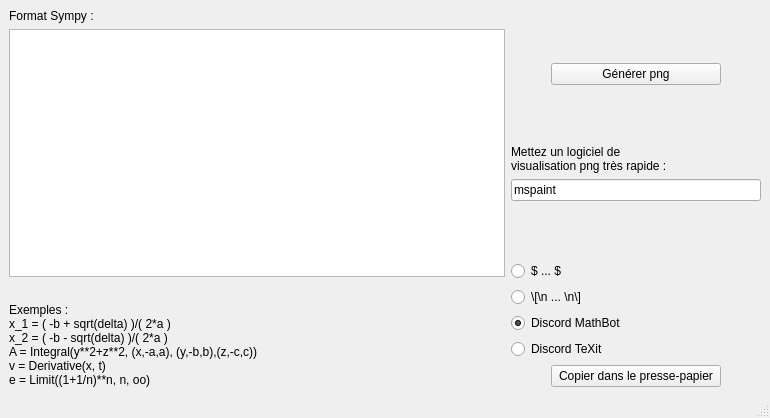
<?xml version="1.0" encoding="UTF-8"?>
<ui version="4.0">
 <class>MainWindow</class>
 <widget class="QMainWindow" name="MainWindow">
  <property name="geometry">
   <rect>
    <x>0</x>
    <y>0</y>
    <width>770</width>
    <height>418</height>
   </rect>
  </property>
  <property name="windowTitle">
   <string>Sympy2LaTeX</string>
  </property>
  <widget class="QWidget" name="centralwidget">
   <layout class="QGridLayout" name="gridLayout">
    <item row="0" column="0">
     <layout class="QHBoxLayout" name="horizontalLayout_4">
      <item>
       <layout class="QVBoxLayout" name="verticalLayout_2">
        <property name="sizeConstraint">
         <enum>QLayout::SetMinimumSize</enum>
        </property>
        <item>
         <widget class="QLabel" name="label_3">
          <property name="text">
           <string>Format Sympy :</string>
          </property>
         </widget>
        </item>
        <item>
         <widget class="QTextEdit" name="inputUser"/>
        </item>
        <item>
         <spacer name="horizontalSpacer_7">
          <property name="orientation">
           <enum>Qt::Horizontal</enum>
          </property>
          <property name="sizeType">
           <enum>QSizePolicy::Expanding</enum>
          </property>
          <property name="sizeHint" stdset="0">
           <size>
            <width>40</width>
            <height>20</height>
           </size>
          </property>
         </spacer>
        </item>
        <item>
         <widget class="QLabel" name="label_2">
          <property name="text">
           <string>Exemples :
x_1 = ( -b + sqrt(delta) )/( 2*a )
x_2 = ( -b - sqrt(delta) )/( 2*a )
A = Integral(y**2+z**2, (x,-a,a), (y,-b,b),(z,-c,c))
v = Derivative(x, t)
e = Limit((1+1/n)**n, n, oo)</string>
          </property>
         </widget>
        </item>
       </layout>
      </item>
      <item>
       <layout class="QVBoxLayout" name="verticalLayout_3">
        <item>
         <spacer name="verticalSpacer_2">
          <property name="orientation">
           <enum>Qt::Vertical</enum>
          </property>
          <property name="sizeHint" stdset="0">
           <size>
            <width>20</width>
            <height>40</height>
           </size>
          </property>
         </spacer>
        </item>
        <item>
         <layout class="QHBoxLayout" name="horizontalLayout_3">
          <item>
           <spacer name="horizontalSpacer">
            <property name="orientation">
             <enum>Qt::Horizontal</enum>
            </property>
            <property name="sizeType">
             <enum>QSizePolicy::Minimum</enum>
            </property>
            <property name="sizeHint" stdset="0">
             <size>
              <width>40</width>
              <height>20</height>
             </size>
            </property>
           </spacer>
          </item>
          <item>
           <widget class="QPushButton" name="generate">
            <property name="text">
             <string>Générer png</string>
            </property>
           </widget>
          </item>
          <item>
           <spacer name="horizontalSpacer_2">
            <property name="orientation">
             <enum>Qt::Horizontal</enum>
            </property>
            <property name="sizeType">
             <enum>QSizePolicy::Minimum</enum>
            </property>
            <property name="sizeHint" stdset="0">
             <size>
              <width>40</width>
              <height>20</height>
             </size>
            </property>
           </spacer>
          </item>
         </layout>
        </item>
        <item>
         <spacer name="verticalSpacer">
          <property name="orientation">
           <enum>Qt::Vertical</enum>
          </property>
          <property name="sizeHint" stdset="0">
           <size>
            <width>20</width>
            <height>40</height>
           </size>
          </property>
         </spacer>
        </item>
        <item>
         <widget class="QLabel" name="label">
          <property name="text">
           <string>Mettez un logiciel de 
visualisation png très rapide :</string>
          </property>
         </widget>
        </item>
        <item>
         <layout class="QHBoxLayout" name="horizontalLayout_2">
          <item>
           <widget class="QLineEdit" name="viewer">
            <property name="sizePolicy">
             <sizepolicy hsizetype="Maximum" vsizetype="Fixed">
              <horstretch>0</horstretch>
              <verstretch>0</verstretch>
             </sizepolicy>
            </property>
            <property name="minimumSize">
             <size>
              <width>250</width>
              <height>0</height>
             </size>
            </property>
            <property name="maximumSize">
             <size>
              <width>400</width>
              <height>16777215</height>
             </size>
            </property>
            <property name="text">
             <string>mspaint</string>
            </property>
            <property name="readOnly">
             <bool>false</bool>
            </property>
           </widget>
          </item>
         </layout>
        </item>
        <item>
         <spacer name="verticalSpacer_3">
          <property name="orientation">
           <enum>Qt::Vertical</enum>
          </property>
          <property name="sizeHint" stdset="0">
           <size>
            <width>20</width>
            <height>40</height>
           </size>
          </property>
         </spacer>
        </item>
        <item>
         <layout class="QVBoxLayout" name="verticalLayout">
          <property name="sizeConstraint">
           <enum>QLayout::SetMaximumSize</enum>
          </property>
          <item>
           <widget class="QRadioButton" name="TeX_Inline">
            <property name="text">
             <string>$ ... $</string>
            </property>
           </widget>
          </item>
          <item>
           <widget class="QRadioButton" name="TeX_Displayed">
            <property name="text">
             <string>\[\n ... \n\]</string>
            </property>
           </widget>
          </item>
          <item>
           <widget class="QRadioButton" name="TeX_MathBot">
            <property name="text">
             <string>Discord MathBot</string>
            </property>
            <property name="checked">
             <bool>true</bool>
            </property>
           </widget>
          </item>
          <item>
           <widget class="QRadioButton" name="TeX_TeXit">
            <property name="text">
             <string>Discord TeXit</string>
            </property>
           </widget>
          </item>
         </layout>
        </item>
        <item>
         <layout class="QHBoxLayout" name="horizontalLayout">
          <item>
           <spacer name="horizontalSpacer_5">
            <property name="orientation">
             <enum>Qt::Horizontal</enum>
            </property>
            <property name="sizeType">
             <enum>QSizePolicy::Minimum</enum>
            </property>
            <property name="sizeHint" stdset="0">
             <size>
              <width>40</width>
              <height>20</height>
             </size>
            </property>
           </spacer>
          </item>
          <item>
           <widget class="QPushButton" name="copy">
            <property name="text">
             <string>Copier dans le presse-papier</string>
            </property>
           </widget>
          </item>
          <item>
           <spacer name="horizontalSpacer_6">
            <property name="orientation">
             <enum>Qt::Horizontal</enum>
            </property>
            <property name="sizeType">
             <enum>QSizePolicy::Minimum</enum>
            </property>
            <property name="sizeHint" stdset="0">
             <size>
              <width>40</width>
              <height>20</height>
             </size>
            </property>
           </spacer>
          </item>
         </layout>
        </item>
       </layout>
      </item>
     </layout>
    </item>
   </layout>
  </widget>
  <widget class="QMenuBar" name="menubar">
   <property name="geometry">
    <rect>
     <x>0</x>
     <y>0</y>
     <width>770</width>
     <height>34</height>
    </rect>
   </property>
  </widget>
  <widget class="QStatusBar" name="statusbar"/>
 </widget>
 <resources/>
 <connections/>
</ui>
